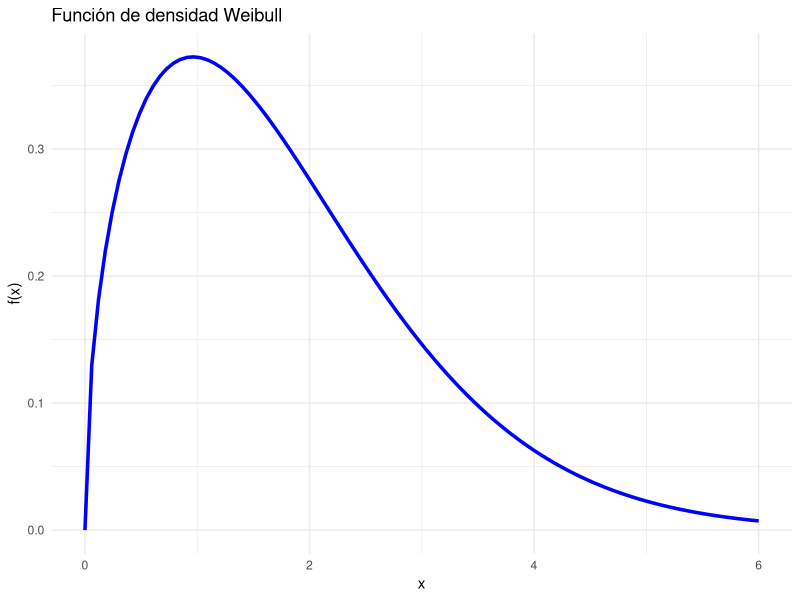
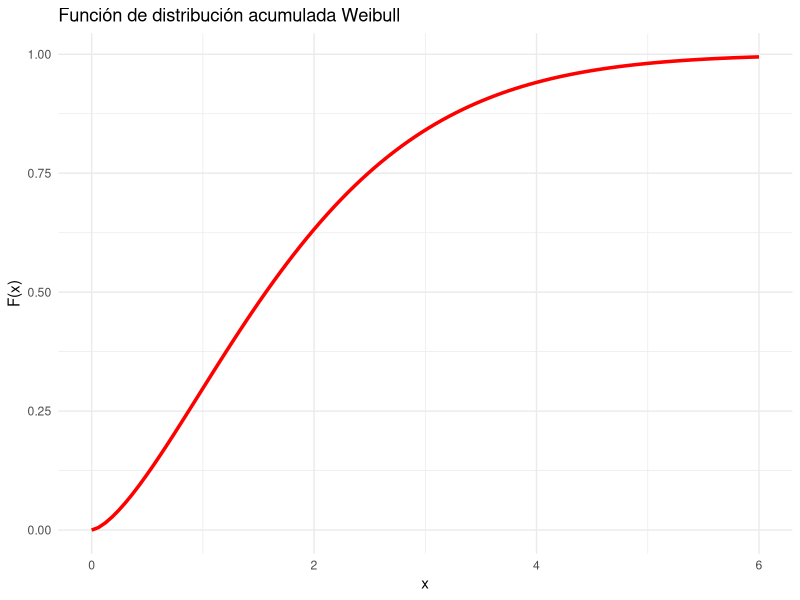
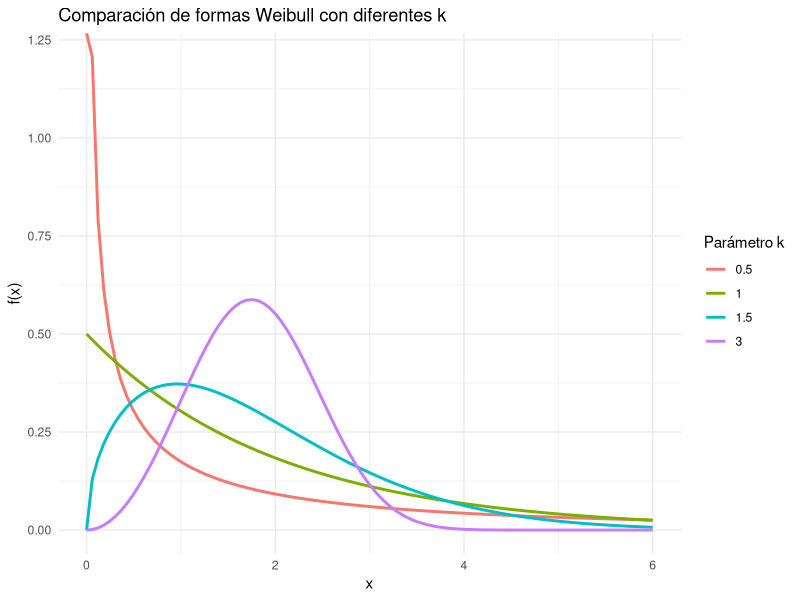
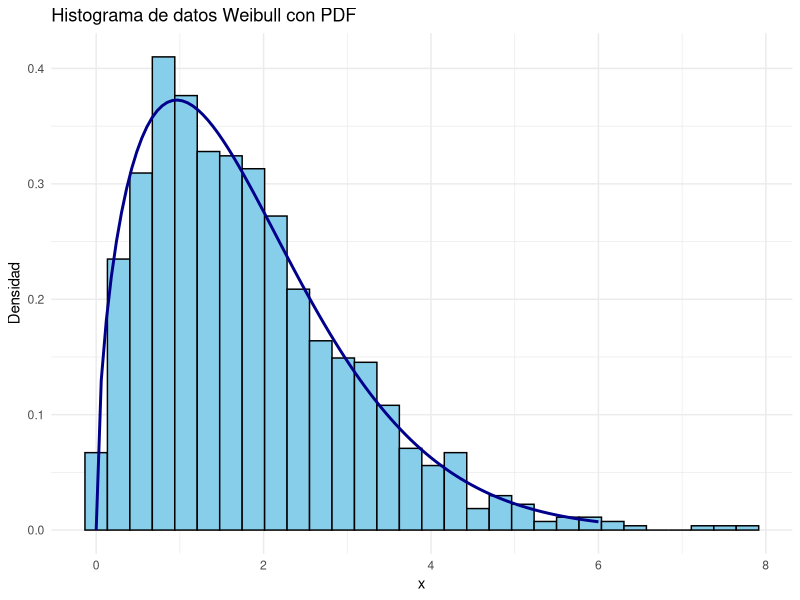

These figures' R source, in order:
## ---- chunk 1
# -------------------------------
# Distribución Weibull: ejemplo en R
# -------------------------------

# Cargar librerías necesarias
library(ggplot2)

# Parámetros de la distribución Weibull
k <- 1.5       # parámetro de forma
lambda <- 2    # parámetro de escala

# Crear un rango de valores de x
x <- seq(0, 6, length.out = 100)

# Función de densidad (PDF)
pdf <- dweibull(x, shape = k, scale = lambda)

# Función de distribución acumulada (CDF)
cdf <- pweibull(x, shape = k, scale = lambda)

# -------------------------------
# Gráfico de la función de densidad
# -------------------------------
ggplot(data = data.frame(x, pdf), aes(x = x, y = pdf)) +
  geom_line(color = "blue", size = 1.2) +
  ggtitle("Función de densidad Weibull") +
  xlab("x") + ylab("f(x)") +
  theme_minimal()

# -------------------------------
# Gráfico de la función de distribución acumulada
# -------------------------------
ggplot(data = data.frame(x, cdf), aes(x = x, y = cdf)) +
  geom_line(color = "red", size = 1.2) +
  ggtitle("Función de distribución acumulada Weibull") +
  xlab("x") + ylab("F(x)") +
  theme_minimal()

# -------------------------------
# Generar datos aleatorios Weibull
# -------------------------------
set.seed(123)  # reproducibilidad
n <- 1000
data_weibull <- rweibull(n, shape = k, scale = lambda)


# -------------------------------
# Resumen estadístico
# -------------------------------
summary(data_weibull)
mean(data_weibull)
var(data_weibull)

# -------------------------------
# Curiosidad: diferentes formas de la Weibull
# -------------------------------
k_values <- c(0.5, 1, 1.5, 3)
lambda_val <- 2
weibull_curves <- data.frame()

for (k_val in k_values){
  weibull_curves <- rbind(weibull_curves,
                          data.frame(x = x, y = dweibull(x, shape = k_val, scale = lambda_val),
                                     k = as.factor(k_val)))
}

ggplot(weibull_curves, aes(x = x, y = y, color = k)) +
  geom_line(size = 1) +
  ggtitle("Comparación de formas Weibull con diferentes k") +
  xlab("x") + ylab("f(x)") +
  theme_minimal() +
  scale_color_discrete(name = "Parámetro k")

## ---- chunk 2
# Histograma de datos Weibull con PDF superpuesta
ggplot() +
  # Histograma
  geom_histogram(aes(x = data_weibull, y = ..density..),
                 bins = 30, fill = "skyblue", color = "black") +
  # Curva de PDF
  geom_line(data = data.frame(x = x, pdf = pdf),
            aes(x = x, y = pdf), color = "darkblue", size = 1) +
  ggtitle("Histograma de datos Weibull con PDF") +
  xlab("x") + ylab("Densidad") +
  theme_minimal()

